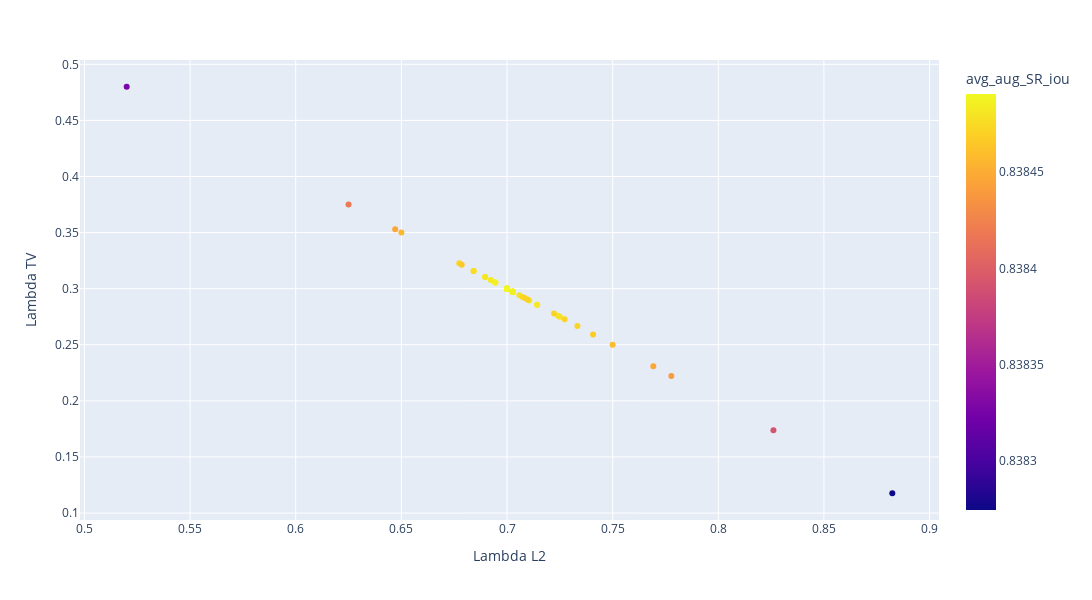

The notebook cell saved with this chart:
### Code cell
sum = df["lambda_L2"] + df["lambda_tv"]
norm_lambda_L2 = df["lambda_L2"] / sum
norm_lambda_tv = df["lambda_tv"] / sum

fig = px.scatter(df, x=norm_lambda_L2, y=norm_lambda_tv, color="avg_aug_SR_iou",
                 width=1200, height=600, labels={"x":"Lambda L2", "y":"Lambda TV"})
fig.show()
